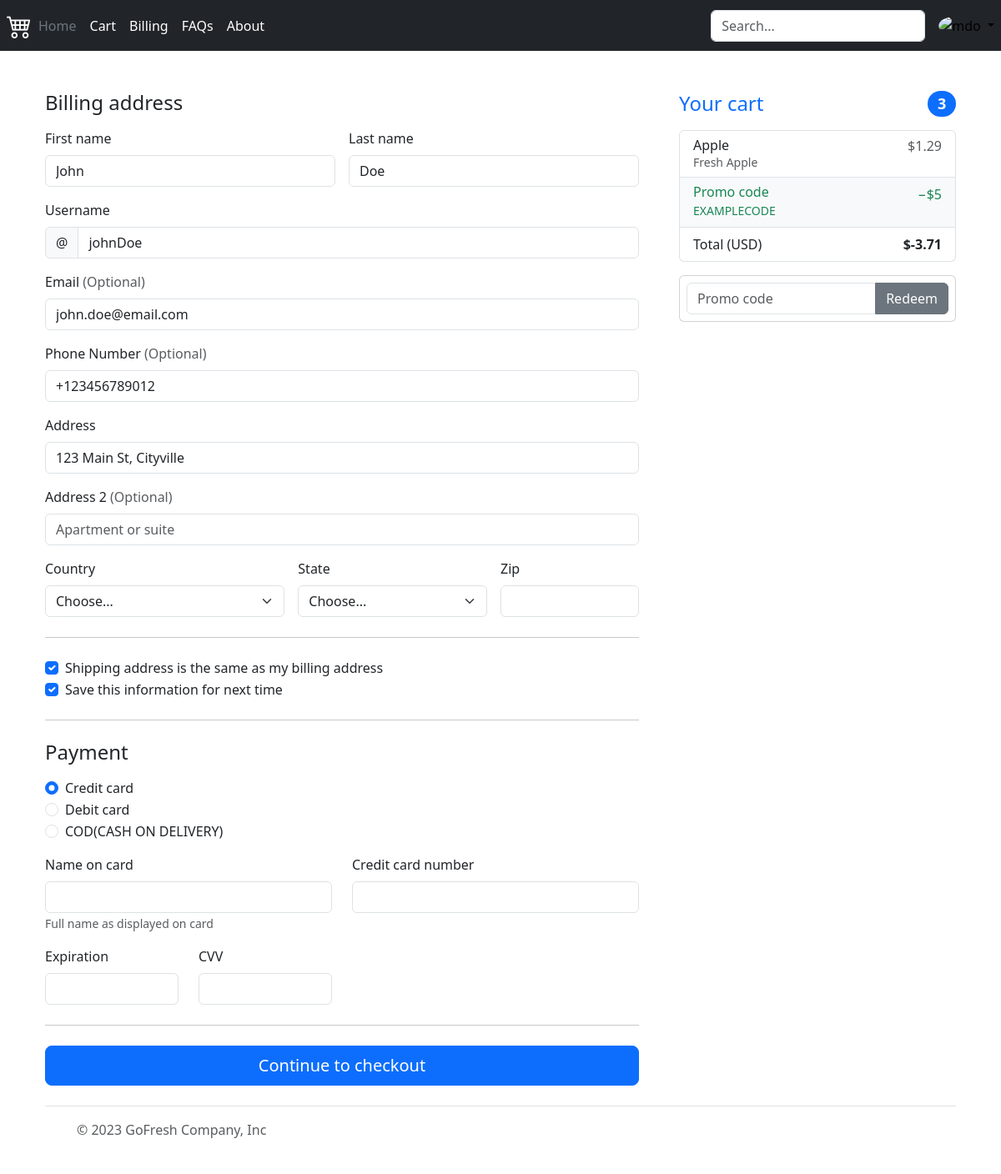
/billing (signed in), run on the app's committed database.
### grocery_models.py (models this page shows)
class Cart(Base):
    __tablename__ = 'cart'
    product_id = Column(Integer, ForeignKey('products.product_id'), primary_key=True)
    name = Column(String(100), nullable=False)
    description = Column(String(500))
    price = Column(DECIMAL(10, 2), nullable=False)
    user_id = Column(Integer, ForeignKey('users.user_id'))
    quantity = Column(Integer, nullable=False)
    product = relationship("Product", back_populates="cart")

class User(Base):
    __tablename__ = 'users'
    user_id = Column(Integer, primary_key=True)
    username = Column(String(50), nullable=False)
    email = Column(String(100), nullable=False)
    password = Column(String(100), nullable=False)
    address = Column(String(200))
    phone_number = Column(String(20))
    first_name = Column(String(100))
    last_name = Column(String(100))

### app.py (the view)
@app.route("/billing", methods=["GET","POST"])
def billing():
    if g.user:
        return render_template("billing.html", cart = get_cart_items(g.user), user = get_user_by_id(g.user))

### app.py (called while the page is built)
@app.before_request
def before_request():
    g.user = None
    if 'user' in session:
        g.user = session['user']

### grocery_services.py (called while the page is built)
def get_user_by_id(user_id):
    return session.query(User).filter_by(user_id=user_id).first()

def get_cart_items(user_id):
    return session.query(Cart).filter_by(user_id=user_id).all()

### templates/billing.html (shortened to what this page needs)
<!DOCTYPE html>
<html lang="en">
  <head>
    {% include 'bootstrap.html'%}
  </head>
  <body>
    {% include 'header.html' %}
    <div class="container">
      <div class="container">
        <main class="pt-5">
          <div class="row g-5">
            <div class="col-md-5 col-lg-4 order-md-last">
              <h4
                class="d-flex justify-content-between align-items-center mb-3"
              >
                <span class="text-primary">Your cart</span>
                <span class="badge bg-primary rounded-pill">3</span>
              </h4>
              <ul class="list-group mb-3">
                {% set total = namespace(value = 0) %}
                {% for i in cart %}
                    <li
                    class="list-group-item d-flex justify-content-between lh-sm"
                    >
                    <div>
                        <h6 class="my-0">{{ i.name }}</h6>
                        <small class="text-body-secondary">{{ i.description }}</small>
                    </div>
                    <span class="text-body-secondary">${{ i.price * i.quantity }}</span>
                    </li>
                    {% set total.value = total.value + (i.price * i.quantity) %}
                {% endfor %}
                <li
                  class="list-group-item d-flex justify-content-between bg-body-tertiary"
                >
                  <div class="text-success">
                    <h6 class="my-0">Promo code</h6>
                    <small>EXAMPLECODE</small>
                  </div>
                  <span class="text-success">−$5</span>
                </li>
                <li class="list-group-item d-flex justify-content-between">
                  <span>Total (USD)</span>
                  <strong>${{ total.value-5 }}</strong>
                </li>
              </ul>
              <form class="card p-2">
                <div class="input-group">
                  <input
                    type="text"
                    class="form-control"
                    placeholder="Promo code"
                  />
                  <button type="submit" class="btn btn-secondary">
                    Redeem
                  </button>
                </div>
              </form>
            </div>
            <div class="col-md-7 col-lg-8">
              <h4 class="mb-3">Billing address</h4>
              <form class="needs-validation" novalidate>
                <div class="row g-3">
                  <div class="col-sm-6">
                    <label for="firstName" class="form-label">First name</label>
                    <input
                      type="text"
                      class="form-control"
                      id="firstName"
                      placeholder=""
                      value="{{ user.first_name }}"
                      readonly
                    />
                  </div>
                  <div class="col-sm-6">
                    <label for="lastName" class="form-label">Last name</label>
                    <input
                      type="text"
                      class="form-control"
                      id="lastName"
                      placeholder=""
                      value="{{ user.last_name }}"
                      readonly
                    />
                  </div>
                  <div class="col-12">
                    <label for="username" class="form-label">Username</label>
                    <div class="input-group has-validation">
                      <span class="input-group-text">@</span>
                      <input
                        type="text"
                        class="form-control"
                        id="username"
                        placeholder="Username"
                        value="{{ user.username }}"
                        readonly
                      />
                    </div>
                  </div>
                  <div class="col-12">
                    <label for="email" class="form-label"
                      >Email
                      <span class="text-body-secondary">(Optional)</span></label
                    >
                    <input
                      type="email"
                      class="form-control"
                      id="email"
                      value="{{ user.email }}"
                      placeholder="you@example.com"
                    />
                  </div>
                  <div class="col-12">
                    <label for="email" class="form-label"
                      >Phone Number
                      <span class="text-body-secondary">(Optional)</span></label
                    >
                    <input
                      type="tel"
                      class="form-control"
                      id="tel"
                      value="{{ user.phone_number }}"
                      placeholder="you@example.com"
                    />
                  </div>
                  <div class="col-12">
                    <label for="address" class="form-label">Address</label>
                    <input
                      type="text"
                      class="form-control"
                      id="address"
                      value="{{ user.address }}"
                      placeholder="1234 Main St"
                      required
                    />
                  </div>
                  <div class="col-12">
                    <label for="address2" class="form-label"
                      >Address 2
                      <span class="text-body-secondary">(Optional)</span></label
                    >
                    <input
                      type="text"
                      class="form-control"
                      id="address2"
                      placeholder="Apartment or suite"
                    />
                  </div>
                  <div class="col-md-5">
                    <label for="country" class="form-label">Country</label>
                    <select class="form-select" id="country" required>
                      <option value="">Choose...</option>
                    </select>
                  </div>
                  <div class="col-md-4">
                    <label for="state" class="form-label">State</label>
                    <select class="form-select" id="state" required>
                      <option value="">Choose...</option>
                    </select>
                  </div>
                  <div class="col-md-3">
                    <label for="zip" class="form-label">Zip</label>
                    <input
                      type="text"
                      class="form-control"
                      id="zip"
                      placeholder=""
                      required
                    />
                  </div>
                </div>
                <hr class="my-4" />
                <div class="form-check">
                  <input
                    type="checkbox"
                    class="form-check-input"
                    id="same-address"
                    checked
                  />
                  <label class="form-check-label" for="same-address"
                    >Shipping address is the same as my billing address</label
                  >
                </div>
                <div class="form-check">
                  <input
                    type="checkbox"
                    class="form-check-input"
                    id="save-info"
                    checked
                  />
                  <label class="form-check-label" for="save-info"
                    >Save this information for next time</label
                  >
                </div>
                <hr class="my-4" />
                <h4 class="mb-3">Payment</h4>
                <div class="my-3">
                  <div class="form-check">
                    <input
                      id="credit"
                      name="paymentMethod"
                      type="radio"
                      class="form-check-input"
                      checked
                      required
                    />
                    <label class="form-check-label" for="credit"
                      >Credit card</label
                    >
                  </div>
                  <div class="form-check">
                    <input
                      id="debit"
                      name="paymentMethod"
                      type="radio"
                      class="form-check-input"
                      required
                    />
                    <label class="form-check-label" for="debit"
                      >Debit card</label
                    >
                  </div>
                  <div class="form-check">
                    <input
                      id="COD"
                      name="paymentMethod"
                      type="radio"
                      class="form-check-input"
                      required
                    />
                    <label class="form-check-label" for="paypal">COD(CASH ON DELIVERY)</label>
                  </div>
                </div>
                <div class="row gy-3">
                  <div class="col-md-6">
                    <label for="cc-name" class="form-label">Name on card</label>
                    <input
                      type="text"
                      class="form-control"
                      id="cc-name"
                      placeholder=""
                    />
                    <small class="text-body-secondary"
                      >Full name as displayed on card</small
                    >
                  </div>
                  <div class="col-md-6">
                    <label for="cc-number" class="form-label"
                      >Credit card number</label
                    >
                    <input
                      type="text"
                      class="form-control"
                      id="cc-number"
                      placeholder=""
                    />
                  </div>
                  <div class="col-md-3">
                    <label for="cc-expiration" class="form-label"
                      >Expiration</label
                    >
                    <input
                      type="text"
                      class="form-control"
                      id="cc-expiration"
                      placeholder=""
                    />
                  </div>
                  <div class="col-md-3">
                    <label for="cc-cvv" class="form-label">CVV</label>
                    <input
                      type="text"
                      class="form-control"
                      id="cc-cvv"
                      placeholder=""
                    />
                  </div>
                </div>
                <hr class="my-4" />
                <button class="w-100 btn btn-primary btn-lg" type="submit">
                  Continue to checkout
                </button>
              </form>
            </div>
          </div>
        </main>
        {% include 'footer.html'%}
      </div>
    </div>
  </body>
</html>

### templates/bootstrap.html (shortened to what this page needs)
 <link
 href="https://cdn.jsdelivr.net/npm/bootstrap@5.3.1/dist/css/bootstrap.min.css"
 rel="stylesheet"
/>
<link
 rel="stylesheet"
 href="https://cdn.jsdelivr.net/npm/bootstrap-icons@1.5.0/font/bootstrap-icons.css"
/>

### templates/header.html (shortened to what this page needs)
<header class="p-2 text-bg-dark">
    <div
      class="d-flex flex-wrap align-items-center justify-content-center justify-content-lg-start"
    >
      <a
        href="/"
        class="d-flex align-items-center mb-2 mb-lg-0 text-white text-decoration-none"
      >
        <i class="bi bi-cart4" style="font-size: 30px"></i>
      </a>
      <ul
        class="nav col-12 col-lg-auto me-lg-auto mb-2 justify-content-center mb-md-0"
      >
        <li><a href="/" class="nav-link px-2 text-secondary">Home</a></li>
        <li>
          <a href="/cart" class="nav-link px-2 text-white">Cart</a>
        </li>
        <li><a href="/billing" class="nav-link px-2 text-white">Billing</a></li>
        <li><a href="#" class="nav-link px-2 text-white">FAQs</a></li>
        <li><a href="#" class="nav-link px-2 text-white">About</a></li>
      </ul>
      <form class="col-12 col-lg-auto mb-3 mb-lg-0 me-lg-3" role="search" action="/searchProduct" method="post">
        <input
          type="search"
          class="form-control"
          placeholder="Search..."
          aria-label="Search"
          name="search"
        />
      </form>
      <div class="text-end">
        {% if g.user %}
        <div class="dropdown text-end">
          <a
            href="#"
            class="d-block link-body-emphasis text-decoration-none dropdown-toggle"
            data-bs-toggle="dropdown"
            aria-expanded="false"
          >
            <img
              src="https://github.com/mdo.png"
              alt="mdo"
              width="32"
              height="32"
              class="rounded-circle"
            />
          </a>
        </div>
        {% endif %}
      </div>
    </div>
  </header>

### templates/footer.html (shortened to what this page needs)
<div>
  <footer class="d-flex flex-wrap justify-content-between align-items-center py-3 my-4 border-top">
    <div class="col-md-4 d-flex align-items-center">
      <a href="/" class="mb-3 me-2 mb-md-0 text-body-secondary text-decoration-none lh-1">
        <svg class="bi" width="30" height="24"><use xlink:href="#bootstrap"/></svg>
      </a>
      <span class="mb-3 mb-md-0 text-body-secondary">&copy; 2023 GoFresh Company, Inc</span>
    </div>
    <ul class="nav col-md-4 justify-content-end list-unstyled d-flex">
      <li class="ms-3"><a class="text-body-secondary" href="#"><svg class="bi" width="24" height="24"><use xlink:href="#twitter"/></svg></a></li>
      <li class="ms-3"><a class="text-body-secondary" href="#"><svg class="bi" width="24" height="24"><use xlink:href="#instagram"/></svg></a></li>
      <li class="ms-3"><a class="text-body-secondary" href="#"><svg class="bi" width="24" height="24"><use xlink:href="#facebook"/></svg></a></li>
    </ul>
  </footer>
</div>

### data on the page
Cart: name "Apple", description "Fresh Apple", i.price*i.quantity "1.29"
User: first_name "John", last_name "Doe", username "johnDoe", email "john.doe@email.com", phone_number "+123456789012", address "123 Main St, Cityville"

### other printed values
{{ total.value-5 }} "-3.71"
